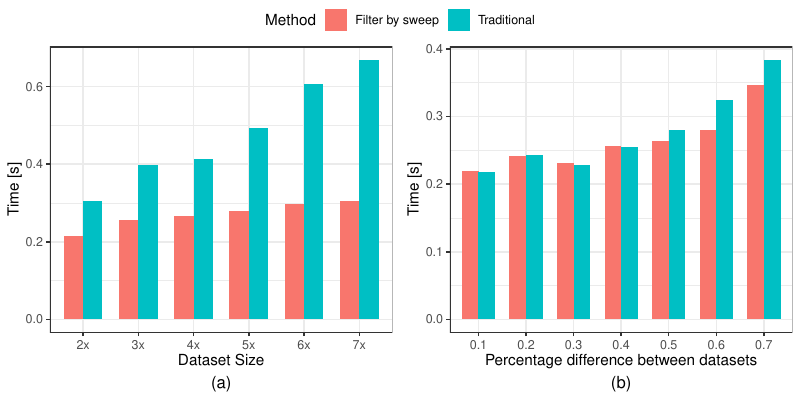

Generate this figure with R:
library(tidyverse)
library(ggpubr)

data0 = enframe(read_lines("Unbalance_Tester01.txt"), value="line")

data1 = data0 %>% filter(str_detect(line, 'INFO')) %>% filter(str_detect(line, 'END')) 

fields = c("tag","ts","runId","size1","size2","method","stage","time")
data2 = data1 %>% 
  separate(sep = "\\t", col = "line", into = fields, extra = "drop") %>%
  select(method, size2, time) %>%
  mutate(time = as.numeric(time) / 1000.0) %>%
  mutate(method = str_replace(method, "Sweeping", "Filter by sweep"))

data3 = data2 %>% group_by(method, size2) %>% summarise(time = mean(time)) %>%
  mutate(method = as.factor(method), size = as.factor(size2)) %>%
  mutate(size = recode(size,
                       "6K"  = "2x",
                       "9K"  = "3x",
                       "12K" = "4x",
                       "15K" = "5x",
                       "18K" = "6x",
                       "21K" = "7x")) 
size_order = factor(data3$size, level = c('2x','3x','4x','5x','6x','7x'))

p = ggplot(data3, aes(x = size_order, y = time, fill = method)) + 
  geom_col(width = 0.7, position="dodge") + 
  labs(x="Dataset Size", y="Time [s]", caption = "(a)") + 
  theme_bw() + 
  theme(axis.text.x = element_text(angle = 0, hjust = 0.5, vjust = 0.5), 
        plot.caption = element_text(hjust = 0.5, size = 12)
        ) +
  guides(fill=guide_legend(title="Method"))
plot(p)

W = 6
H = 4
ggsave(paste0("Unbalance_Tester01.pdf"), width = W, height = H)

data0 = enframe(read_lines("Unbalance_Tester02.txt"), value="line")

data1 = data0 %>% filter(str_detect(line, 'INFO')) %>% filter(str_detect(line, 'END')) 

fields = c("tag","ts","runId","perc","file","method","stage","time","p","n1","n2")
data2 = data1 %>% 
  separate(sep = "\\t", col = "line", into = fields, extra = "drop") %>%
  select(method, perc, time) %>%
  mutate(time = as.numeric(time) / 1000.0, perc = as.factor(as.numeric(perc) / 100.0)) %>%
  mutate(method = str_replace(method, "Sweeping", "Filter by sweep"))

data3 = data2 %>% group_by(method, perc) %>% summarise(time = mean(time)) 

q = ggplot(data3, aes(x = perc, y = time, fill = method)) + 
  geom_col(width = 0.7, position="dodge") + 
  labs(x="Percentage difference between datasets", y="Time [s]", caption = "(b)") + 
  theme_bw() + 
  theme(axis.text.x = element_text(angle = 0, hjust = 0.5, vjust = 0.5), 
        plot.caption = element_text(hjust = 0.5, size = 12)
  ) +
  guides(fill=guide_legend(title="Method"))
plot(q)

W = as.numeric(Sys.getenv("R_WIDTH"))
H = as.numeric(Sys.getenv("R_HEIGHT"))
ggsave(paste0("Unbalance_Tester02.pdf"), width = W, height = H)

ggarrange(p, q, ncol=2, nrow=1, common.legend = TRUE, legend="top")
ggsave("Unbalance_Tester.pdf", width = 8, height = 4)
